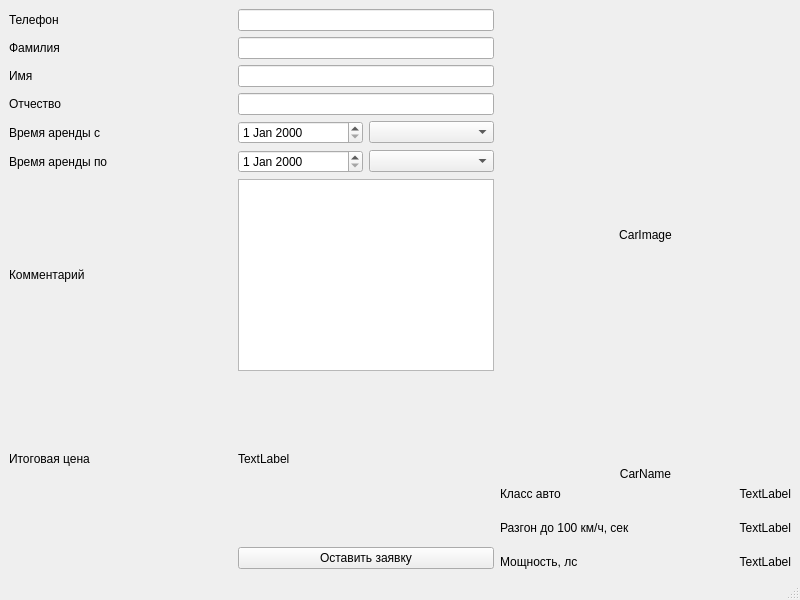
<?xml version="1.0" encoding="UTF-8"?>
<ui version="4.0">
 <class>CarOrderForm</class>
 <widget class="QMainWindow" name="CarOrderForm">
  <property name="geometry">
   <rect>
    <x>0</x>
    <y>0</y>
    <width>800</width>
    <height>600</height>
   </rect>
  </property>
  <property name="windowTitle">
   <string>MainWindow</string>
  </property>
  <widget class="QWidget" name="centralwidget">
   <layout class="QGridLayout" name="gridLayout_2" rowstretch="0,0" rowminimumheight="0,0">
    <item row="1" column="0">
     <layout class="QHBoxLayout" name="horizontalLayout" stretch="10,6">
      <item>
       <layout class="QGridLayout" name="gridLayout" columnstretch="1,0">
        <item row="0" column="1">
         <widget class="QLineEdit" name="phoneEdit"/>
        </item>
        <item row="0" column="0">
         <widget class="QLabel" name="label">
          <property name="text">
           <string>Телефон</string>
          </property>
         </widget>
        </item>
        <item row="5" column="1">
         <layout class="QHBoxLayout" name="horizontalLayout_3">
          <item>
           <widget class="QDateEdit" name="endLeaseDatePicker"/>
          </item>
          <item>
           <widget class="QComboBox" name="endLeaseTimePicker"/>
          </item>
         </layout>
        </item>
        <item row="4" column="1">
         <layout class="QHBoxLayout" name="horizontalLayout_2">
          <item>
           <widget class="QDateEdit" name="startLeaseDatePicker"/>
          </item>
          <item>
           <widget class="QComboBox" name="startLeaseTimePicker"/>
          </item>
         </layout>
        </item>
        <item row="5" column="0">
         <widget class="QLabel" name="label_12">
          <property name="text">
           <string>Время аренды по</string>
          </property>
         </widget>
        </item>
        <item row="1" column="0">
         <widget class="QLabel" name="label_3">
          <property name="text">
           <string>Фамилия</string>
          </property>
         </widget>
        </item>
        <item row="2" column="1">
         <widget class="QLineEdit" name="firstnameEdit"/>
        </item>
        <item row="3" column="1">
         <widget class="QLineEdit" name="patronymicEdit"/>
        </item>
        <item row="1" column="1">
         <widget class="QLineEdit" name="surnameEdit"/>
        </item>
        <item row="4" column="0">
         <widget class="QLabel" name="label_11">
          <property name="text">
           <string>Время аренды с</string>
          </property>
         </widget>
        </item>
        <item row="6" column="1">
         <widget class="QTextEdit" name="commentEdit">
          <property name="sizePolicy">
           <sizepolicy hsizetype="Fixed" vsizetype="Fixed">
            <horstretch>0</horstretch>
            <verstretch>0</verstretch>
           </sizepolicy>
          </property>
         </widget>
        </item>
        <item row="3" column="0">
         <widget class="QLabel" name="label_7">
          <property name="text">
           <string>Отчество</string>
          </property>
         </widget>
        </item>
        <item row="7" column="1">
         <widget class="QLabel" name="price">
          <property name="text">
           <string>TextLabel</string>
          </property>
         </widget>
        </item>
        <item row="2" column="0">
         <widget class="QLabel" name="label_5">
          <property name="text">
           <string>Имя</string>
          </property>
         </widget>
        </item>
        <item row="6" column="0">
         <widget class="QLabel" name="label_13">
          <property name="text">
           <string>Комментарий</string>
          </property>
         </widget>
        </item>
        <item row="7" column="0">
         <widget class="QLabel" name="label_20">
          <property name="text">
           <string>Итоговая цена</string>
          </property>
         </widget>
        </item>
        <item row="8" column="1">
         <widget class="QPushButton" name="sendOrder">
          <property name="text">
           <string>Оставить заявку</string>
          </property>
         </widget>
        </item>
       </layout>
      </item>
      <item>
       <layout class="QVBoxLayout" name="verticalLayout_2" stretch="1,0,0">
        <item>
         <widget class="QLabel" name="CarImage">
          <property name="text">
           <string>CarImage</string>
          </property>
          <property name="alignment">
           <set>Qt::AlignCenter</set>
          </property>
         </widget>
        </item>
        <item>
         <widget class="QLabel" name="carName">
          <property name="text">
           <string>CarName</string>
          </property>
          <property name="alignment">
           <set>Qt::AlignHCenter|Qt::AlignTop</set>
          </property>
         </widget>
        </item>
        <item>
         <layout class="QFormLayout" name="formLayout_5">
          <property name="verticalSpacing">
           <number>20</number>
          </property>
          <item row="0" column="0">
           <widget class="QLabel" name="label_14">
            <property name="text">
             <string>Класс авто</string>
            </property>
           </widget>
          </item>
          <item row="0" column="1">
           <widget class="QLabel" name="carClass">
            <property name="text">
             <string>TextLabel</string>
            </property>
            <property name="alignment">
             <set>Qt::AlignRight|Qt::AlignTrailing|Qt::AlignVCenter</set>
            </property>
           </widget>
          </item>
          <item row="1" column="0">
           <widget class="QLabel" name="label_16">
            <property name="text">
             <string>Разгон до 100 км/ч, сек</string>
            </property>
           </widget>
          </item>
          <item row="1" column="1">
           <widget class="QLabel" name="carAceleration">
            <property name="text">
             <string>TextLabel</string>
            </property>
            <property name="alignment">
             <set>Qt::AlignRight|Qt::AlignTrailing|Qt::AlignVCenter</set>
            </property>
           </widget>
          </item>
          <item row="2" column="0">
           <widget class="QLabel" name="label_18">
            <property name="text">
             <string>Мощность, лс</string>
            </property>
           </widget>
          </item>
          <item row="2" column="1">
           <widget class="QLabel" name="carPower">
            <property name="text">
             <string>TextLabel</string>
            </property>
            <property name="alignment">
             <set>Qt::AlignRight|Qt::AlignTrailing|Qt::AlignVCenter</set>
            </property>
           </widget>
          </item>
         </layout>
        </item>
       </layout>
      </item>
     </layout>
    </item>
   </layout>
  </widget>
  <widget class="QMenuBar" name="menubar">
   <property name="geometry">
    <rect>
     <x>0</x>
     <y>0</y>
     <width>800</width>
     <height>25</height>
    </rect>
   </property>
  </widget>
  <widget class="QStatusBar" name="statusbar"/>
 </widget>
 <resources/>
 <connections/>
</ui>
